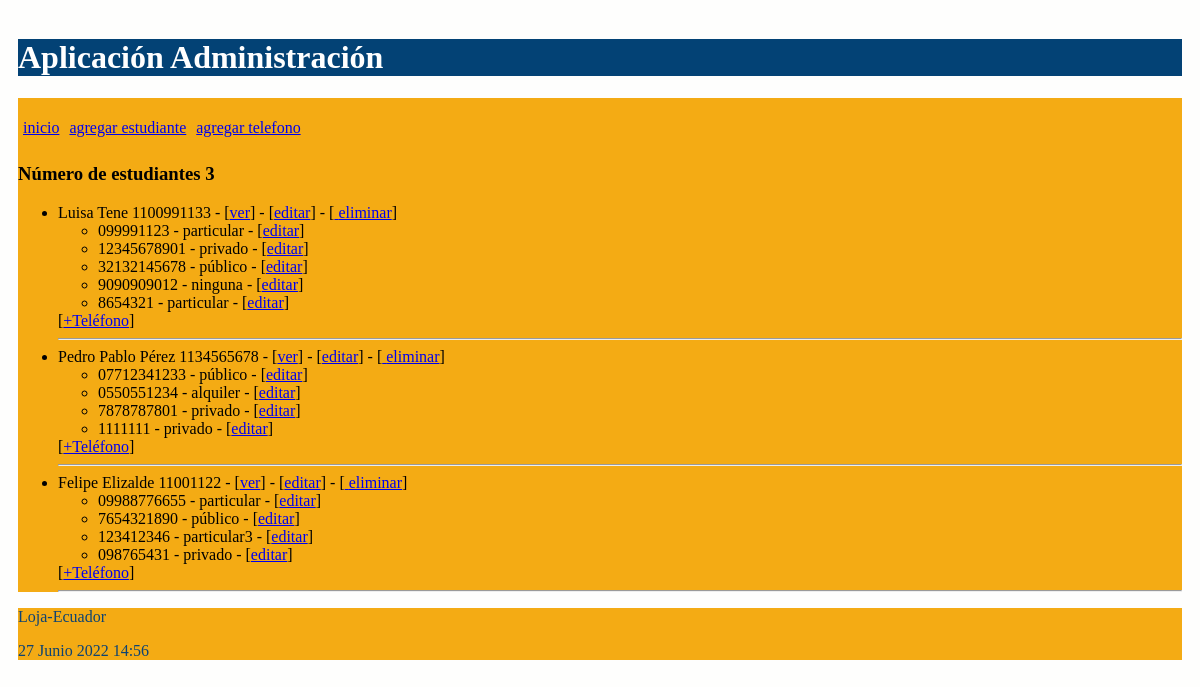
The page / on the database its author committed.
### administrativo/models.py (models this page shows, shortened)
class Estudiante(models.Model):
    nombre = models.CharField(max_length=30)
    apellido = models.CharField(max_length=30)
    cedula = models.CharField(max_length=30, unique=True)
    def __str__(self):
        return "%s %s %s" % (self.nombre,
                self.apellido,
                self.cedula)

class NumeroTelefonico(models.Model):
    telefono = models.CharField(max_length=100)
    tipo = models.CharField(max_length=100)
    estudiante = models.ForeignKey(Estudiante, on_delete=models.CASCADE,
            related_name="numeros_telefonicos")

### administrativo/views.py (the view)
# urls.py: path('', views.index, name='index'),
def index(request):
    estudiantes = Estudiante.objects.all()
    informacion_template = {'estudiantes': estudiantes, 'numero_estudiantes': len(estudiantes)}
    return render(request, 'index.html', informacion_template)

### administrativo/templates/index.html (shortened to what this page needs)
{% extends "master.html" %}
{% block content %}
<h3>Número de estudiantes {{ numero_estudiantes }}</h3>
<ul>
 {% for e in estudiantes %}
  <li>
    {{e}} - [<a href="{% url 'obtener_estudiante' e.id %}">ver</a>] -
    [<a href="{% url 'editar_estudiante' e.id %}">editar</a>] -
    [<a href="{% url 'eliminar_estudiante' e.id %}"
      onclick="return confirm('¿Está seguro de la eliminación?')" >
      eliminar</a>]
      <ul>
        {% for t in e.numeros_telefonicos.all %}
          <li>
            <span>{{t.telefono}} - {{t.tipo}} - [<a href="{% url 'editar_numero_telefonico' t.id %}">editar</a>] </span>
          </li>
        {% endfor %}
      </ul>
    [<a href="{% url 'crear_numero_telefonico_estudiante' e.id%}">+Teléfono</a>]
  </li>
  <hr />
{% endfor %}
</ul>
{% endblock %}

### administrativo/templates/master.html (shortened to what this page needs)
<!DOCTYPE html>
<html>
  <head>
    {% load static %}
    <link rel="stylesheet" type="text/css" href="{% static 'css/estilos.css' %}">
  </head>
  <body>
  <header>
    <h1>Aplicación Administración </h1>
    <nav class="top_menu">
      <ul>
        <li><a href="{% url 'index' %}">inicio</a></li>
        <li><a href="{% url 'crear_estudiante' %}">agregar estudiante</a></li>
        <li><a href="{% url 'crear_numero_telefonico' %}">agregar telefono</a></li>
      </ul>
    </nav>
  </header>
  <section>
      {% block content %}
      {% endblock %}
  </section>
    <footer>
      <p>Loja-Ecuador</p>
      <p>{% now "j F Y H:i" %}</p>
    </footer>
  </body>
</html>

### administrativo/static/css/estilos.css (style rules this page uses)
body { background: #FEFEFD; padding: 10px; }
header { background: #034275; color: #FFF; }
section { background-color: #f4ab14; }
.top_menu ul { list-style:none; float:left; padding: 5px; width:95%; }
.top_menu ul li { float:left; margin-right:10px; margin-bottom:5px; text: #FFF; }
footer { background: #f4ab14; color: #0d4373; }

### rows shown on the page
Estudiante: nombre+apellido+cedula "Luisa Tene 1100991133"
NumeroTelefonico: telefono "099991123", tipo "particular"
NumeroTelefonico: telefono "12345678901", tipo "privado"
NumeroTelefonico: telefono "32132145678", tipo "público"
NumeroTelefonico: telefono "9090909012", tipo "ninguna"
NumeroTelefonico: telefono "8654321", tipo "particular"
Estudiante: nombre+apellido+cedula "Pedro Pablo Pérez 1134565678"
NumeroTelefonico: telefono "07712341233", tipo "público"
NumeroTelefonico: telefono "0550551234", tipo "alquiler"
NumeroTelefonico: telefono "7878787801", tipo "privado"
NumeroTelefonico: telefono "1111111", tipo "privado"
Estudiante: nombre+apellido+cedula "Felipe Elizalde 11001122"
NumeroTelefonico: telefono "09988776655", tipo "particular"
NumeroTelefonico: telefono "7654321890", tipo "público"
NumeroTelefonico: telefono "123412346", tipo "particular3"
NumeroTelefonico: telefono "098765431", tipo "privado"

### other values the page prints
{{ numero_estudiantes }} "3"
